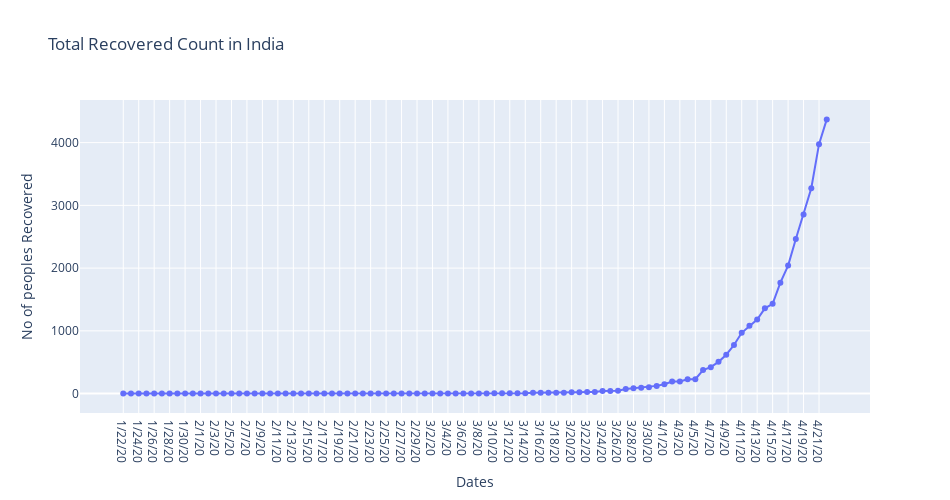
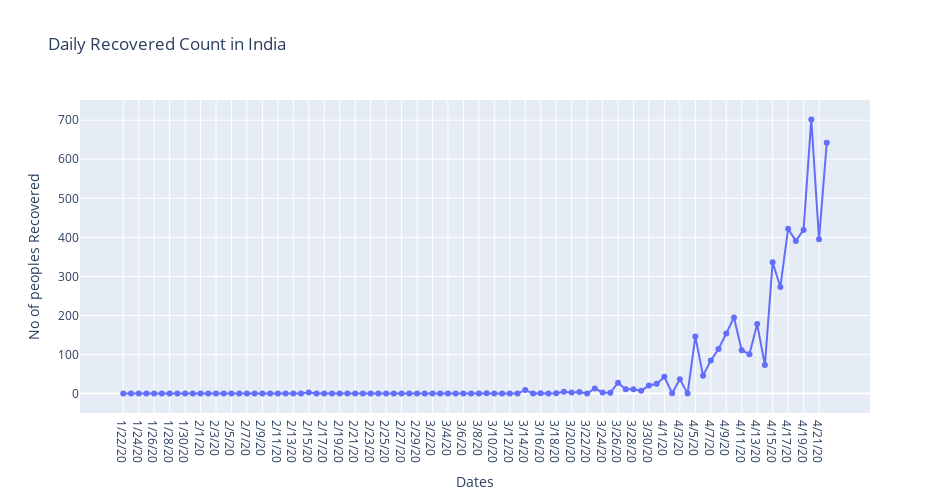

Here is the notebook cell these charts were saved with, in order:
### Code cell
fig = go.Figure(data=go.Scatter( x=Recovered_India.index,y=Recovered_India[0],mode='lines+markers'))
fig.update_layout(title='Total Recovered Count in India',xaxis_title='Dates',yaxis_title='No of peoples Recovered',width=950, height=500)
fig.show()
fig1 = go.Figure(data=go.Scatter( x=Recovered_India.index,y=Recovered_India['Daily'],mode='lines+markers'))
fig1.update_layout(title='Daily Recovered Count in India',xaxis_title='Dates',yaxis_title='No of peoples Recovered',width=950, height=500)
fig1.show()

### Figure 1 — Plotly figure (JSON) as saved in the notebook; plotly's stock layout.template omitted (floating-point values rounded to 4 significant figures)
{"data": [{"mode": "lines+markers", "type": "scatter", "x": ["1/22/20", "1/23/20", "1/24/20", "1/25/20", "1/26/20", "1/27/20", "1/28/20", "1/29/20", "1/30/20", "1/31/20", "2/1/20", "2/2/20", "2/3/20", "2/4/20", "2/5/20", "2/6/20", "2/7/20", "2/8/20", "2/9/20", "2/10/20", "2/11/20", "2/12/20", "2/13/20", "2/14/20", "2/15/20", "2/16/20", "2/17/20", "2/18/20", "2/19/20", "2/20/20", "2/21/20", "2/22/20", "2/23/20", "2/24/20", "2/25/20", "2/26/20", "2/27/20", "2/28/20", "2/29/20", "3/1/20", "3/2/20", "3/3/20", "3/4/20", "3/5/20", "3/6/20", "3/7/20", "3/8/20", "3/9/20", "3/10/20", "3/11/20", "3/12/20", "3/13/20", "3/14/20", "3/15/20", "3/16/20", "3/17/20", "3/18/20", "3/19/20", "3/20/20", "3/21/20", "3/22/20", "3/23/20", "3/24/20", "3/25/20", "3/26/20", "3/27/20", "3/28/20", "3/29/20", "3/30/20", "3/31/20", "4/1/20", "4/2/20", "4/3/20", "4/4/20", "4/5/20", "4/6/20", "4/7/20", "4/8/20", "4/9/20", "4/10/20", "4/11/20", "4/12/20", "4/13/20", "4/14/20", "4/15/20", "4/16/20", "4/17/20", "4/18/20", "4/19/20", "4/20/20", "4/21/20", "4/22/20"], "y": [0, 0, 0, 0, 0, 0, 0, 0, 0, 0, 0, 0, 0, 0, 0, 0, 0, 0, 0, 0, 0, 0, 0, 0, 0, 3, 3, 3, 3, 3, 3, 3, 3, 3, 3, 3, 3, 3, 3, 3, 3, 3, 3, 3, 3, 3, 3, 3, 4, 4, 4, 4, 4, 13, 13, 14, 14, 15, 20, 23, 27, 27, 40, 43, 45, 73, 84, 95, 102, 123, 148, 191, 192, 229, 229, 375, 421, 506, 620, 774, 969, 1080, 1181, 1359, 1432, 1768, 2041, 2463, 2854, 3273, 3975, 4370]}], "layout": {"height": 500, "title": {"text": "Total Recovered Count in India"}, "width": 950, "xaxis": {"title": {"text": "Dates"}}, "yaxis": {"title": {"text": "No of peoples Recovered"}}}}

### Figure 2 — Plotly figure (JSON) as saved in the notebook; plotly's stock layout.template omitted (floating-point values rounded to 4 significant figures)
{"data": [{"mode": "lines+markers", "type": "scatter", "x": ["1/22/20", "1/23/20", "1/24/20", "1/25/20", "1/26/20", "1/27/20", "1/28/20", "1/29/20", "1/30/20", "1/31/20", "2/1/20", "2/2/20", "2/3/20", "2/4/20", "2/5/20", "2/6/20", "2/7/20", "2/8/20", "2/9/20", "2/10/20", "2/11/20", "2/12/20", "2/13/20", "2/14/20", "2/15/20", "2/16/20", "2/17/20", "2/18/20", "2/19/20", "2/20/20", "2/21/20", "2/22/20", "2/23/20", "2/24/20", "2/25/20", "2/26/20", "2/27/20", "2/28/20", "2/29/20", "3/1/20", "3/2/20", "3/3/20", "3/4/20", "3/5/20", "3/6/20", "3/7/20", "3/8/20", "3/9/20", "3/10/20", "3/11/20", "3/12/20", "3/13/20", "3/14/20", "3/15/20", "3/16/20", "3/17/20", "3/18/20", "3/19/20", "3/20/20", "3/21/20", "3/22/20", "3/23/20", "3/24/20", "3/25/20", "3/26/20", "3/27/20", "3/28/20", "3/29/20", "3/30/20", "3/31/20", "4/1/20", "4/2/20", "4/3/20", "4/4/20", "4/5/20", "4/6/20", "4/7/20", "4/8/20", "4/9/20", "4/10/20", "4/11/20", "4/12/20", "4/13/20", "4/14/20", "4/15/20", "4/16/20", "4/17/20", "4/18/20", "4/19/20", "4/20/20", "4/21/20", "4/22/20"], "y": [0, 0, 0, 0, 0, 0, 0, 0, 0, 0, 0, 0, 0, 0, 0, 0, 0, 0, 0, 0, 0, 0, 0, 0, 3, 0, 0, 0, 0, 0, 0, 0, 0, 0, 0, 0, 0, 0, 0, 0, 0, 0, 0, 0, 0, 0, 0, 1, 0, 0, 0, 0, 9, 0, 1, 0, 1, 5, 3, 4, 0, 13, 3, 2, 28, 11, 11, 7, 21, 25, 43, 1, 37, 0, 146, 46, 85, 114, 154, 195, 111, 101, 178, 73, 336, 273, 422, 391, 419, 702, 395, 642]}], "layout": {"height": 500, "title": {"text": "Daily Recovered Count in India"}, "width": 950, "xaxis": {"title": {"text": "Dates"}}, "yaxis": {"title": {"text": "No of peoples Recovered"}}}}
